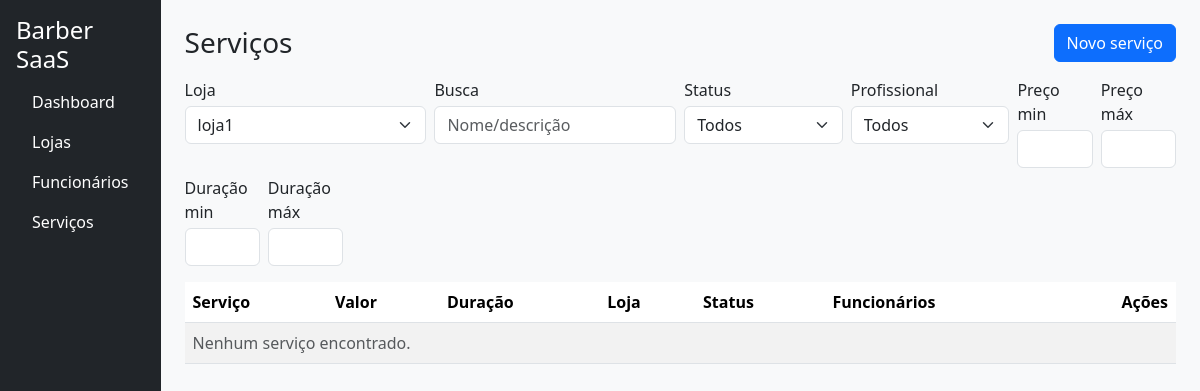
The page /cadastro/servicos/ (signed in) on the database as committed earlier.
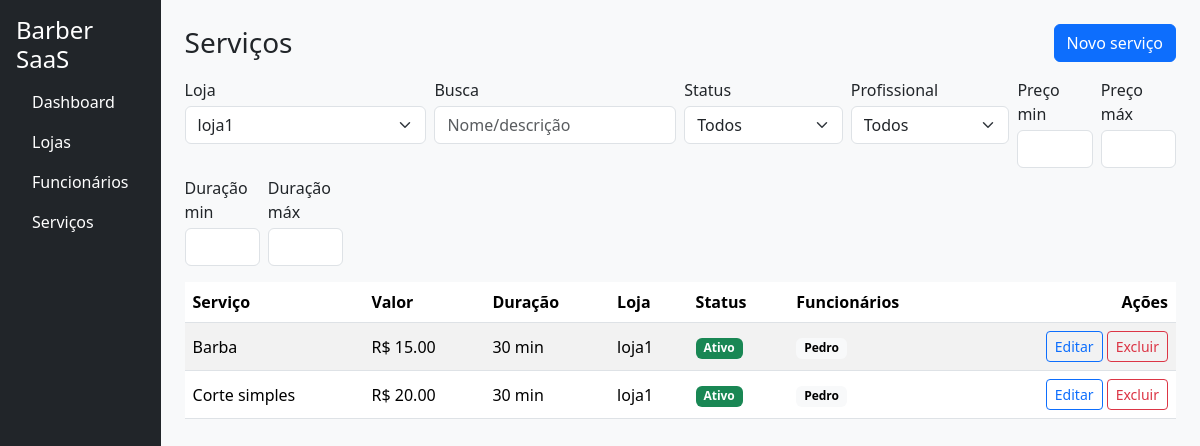
The same page on the database as committed later.
### apps/cadastro/models.py (models this page shows, shortened)
class Servico(models.Model):
    loja = models.ForeignKey(Loja, on_delete=models.CASCADE, related_name='servicos')
    nome = models.CharField(max_length=160)
    slug = models.SlugField(max_length=180, blank=True)
    descricao = models.TextField(blank=True)
    duracao_minutos = models.PositiveSmallIntegerField(validators=[MinValueValidator(1)], default=30)
    preco = models.DecimalField(max_digits=10, decimal_places=2, validators=[MinValueValidator(0)])
    profissionais = models.ManyToManyField('Funcionario', related_name='servicos', blank=True)
    ativo = models.BooleanField(default=True)
    criado_em = models.DateTimeField(auto_now_add=True)
    atualizado_em = models.DateTimeField(auto_now=True)
    class Meta:
        verbose_name = "Serviço"
        verbose_name_plural = "Serviços"
        ordering = ("nome",)
        unique_together = (("loja", "slug"),)

class Loja(models.Model):
    owner = models.ForeignKey(
        User,
        on_delete=models.CASCADE,
        related_name='lojas',
        limit_choices_to={'is_owner': True}
    )
    nome = models.CharField(max_length=120)
    slug = models.SlugField(max_length=140, unique=True, blank=True)
    telefone = models.CharField(max_length=20, blank=True)
    endereco = models.CharField(max_length=200, blank=True)
    ativa = models.BooleanField(default=True)
    criada_em = models.DateTimeField(auto_now_add=True)
    def __str__(self):
        return f"{self.nome} ({self.owner.email})"

class Funcionario(models.Model):
    class Cargo(models.TextChoices):
        BARBEIRO = 'barbeiro', 'Barbeiro'
        CABELEIREIRO = 'cabeleireiro', 'Cabeleireiro(a)'
        MANICURE = 'manicure', 'Manicure/Pedicure'
        ESTETICISTA = 'esteticista', 'Esteticista'
        SOMBRANCELHA = 'sobrancelha', 'Designer de Sobrancelha'
        RECEPCAO = 'recepcao', 'Recepção'
        OUTRO = 'outro', 'Outro'
    phone_regex = RegexValidator(
        r'^\+?\d{10,15}$',
        'Informe telefone no formato internacional, ex.: +5585...'
    )
    loja = models.ForeignKey('Loja', on_delete=models.CASCADE, related_name='funcionarios')
    nome = models.CharField(max_length=120)
    cargo = models.CharField(max_length=20, choices=Cargo.choices, default=Cargo.BARBEIRO)
    email = models.EmailField(blank=True, null=True)
    telefone = models.CharField(max_length=17, blank=True, null=True, validators=[phone_regex])
    slug = models.SlugField(max_length=160, blank=True)
    ativo = models.BooleanField(default=True)
    criado_em = models.DateTimeField(auto_now_add=True)
    atualizado_em = models.DateTimeField(auto_now=True)
    def __str__(self):
        return f'{self.nome} – {self.loja.nome}'
    class Meta:
        verbose_name = 'Funcionário'
        verbose_name_plural = 'Funcionários'
        unique_together = (('loja', 'slug'),)
        ordering = ('nome',)

### apps/cadastro/views.py (the view, shortened to what this page needs)
# urls.py: path('servicos/', views.servicos, name='servicos'),
@login_required
@subscription_required
def servicos(request):
    if not getattr(request.user, 'is_owner', False):
        return redirect('accounts:owner_login')
    lojas_qs = request.user.lojas.order_by('nome')
    loja_id = (request.GET.get('loja_filtro') or request.POST.get('loja_filtro') or
               request.GET.get('loja') or request.POST.get('loja'))
    loja = None
    if loja_id:
        try:
            loja = lojas_qs.filter(id=int(loja_id)).first()
        except (TypeError, ValueError):
            loja = None
    loja = loja or lojas_qs.first()
    if not loja:
        ctx = {'lojas': lojas_qs, 'loja': None, 'form': None, 'servicos': [], 'filtros': {}, 'profissionais': []}
        tpl = 'cadastro/partials/servicos.html' if (request.headers.get('HX-Request') and request.headers.get('HX-Target') != 'content') else 'cadastro/servicos.html'
        return render(request, tpl, ctx)
    filtros = _parse_filtros(request)
    form = ServicoForm(lojas=lojas_qs, initial={'loja': loja})
    qs = _aplica_filtros(loja.servicos.select_related('loja').prefetch_related('profissionais').order_by('nome'), filtros)
    ctx = {
        'lojas': lojas_qs,
        'loja': loja,
        'form': form,
        'servicos': qs,
        'filtros': filtros,
        'profissionais': loja.funcionarios.filter(ativo=True).order_by('nome'),
    }
    if request.headers.get('HX-Request') and request.headers.get('HX-Target') != 'content':
        return render(request, 'cadastro/partials/servicos.html', ctx)
    return render(request, 'cadastro/servicos.html', ctx)

### apps/accounts/models.py (called while the page is built)
    def is_active(self) -> bool:
        return timezone.now() <= self.end_date

### apps/cadastro/views.py (called while the page is built)
def _parse_filtros(request):
    data = request.GET if request.method == 'GET' else request.POST
    return {
        'q': (data.get('q') or '').strip() or None,
        'status': (data.get('status') or '').strip() or None,
        'prof': (data.get('prof') or '').strip() or None,
        'preco_min': (data.get('preco_min') or '').strip() or None,
        'preco_max': (data.get('preco_max') or '').strip() or None,
        'dur_min': (data.get('dur_min') or '').strip() or None,
        'dur_max': (data.get('dur_max') or '').strip() or None,
    }

### apps/cadastro/templates/cadastro/servicos.html (shortened to what the changed rows need)
{% extends 'accounts/base.html' %}
{% block content %}
<div class="table-responsive">
  <table class="table table-striped align-middle">
    <thead>
      <tr>
        <th>Serviço</th>
        <th>Valor</th>
        <th>Duração</th>
        <th>Loja</th>
        <th>Status</th>
        <th>Funcionários</th>
        <th class="text-end">Ações</th>
      </tr>
    </thead>
    {% include 'cadastro/partials/servicos.html' %}
  </table>
</div>
{% endblock %}

### apps/cadastro/templates/cadastro/partials/servicos.html
<tbody id="servicos-tbody">
  {% for s in servicos %}
  <tr>
    <td>{{ s.nome }}</td>
    <td>R$ {{ s.preco }}</td>
    <td>{{ s.duracao_minutos }} min</td>
    <td>{{ s.loja.nome }}</td>
    <td>
      {% if s.ativo %}
        <span class="badge bg-success">Ativo</span>
      {% else %}
        <span class="badge bg-secondary">Inativo</span>
      {% endif %}
    </td>
    <td>
      {% with profs=s.profissionais.all %}
        {% if profs %}
          {% for p in profs %}
            <span class="badge text-bg-light">{{ p.nome }}</span>
          {% endfor %}
        {% else %}
          <span class="text-muted">—</span>
        {% endif %}
      {% endwith %}
    </td>
    <td class="text-end">
      <button
        class="btn btn-sm btn-outline-primary"
        hx-get="{% url 'cadastro:servico_edit' s.pk %}"
        hx-target="#modalServicoOps .modal-content"
        hx-swap="innerHTML"
        hx-on="htmx:afterOnLoad: (function(){ const m=document.getElementById('modalServicoOps'); if(m){ bootstrap.Modal.getOrCreateInstance(m).show(); } })()"
      >
        Editar
      </button>
      <button
        class="btn btn-sm btn-outline-danger"
        hx-get="{% url 'cadastro:servico_delete' s.pk %}"
        hx-target="#modalServicoOps .modal-content"
        hx-swap="innerHTML"
        hx-on="htmx:afterOnLoad: (function(){ const m=document.getElementById('modalServicoOps'); if(m){ bootstrap.Modal.getOrCreateInstance(m).show(); } })()"
      >
        Excluir
      </button>
    </td>
  </tr>
  {% empty %}
  <tr><td colspan="7" class="text-muted">Nenhum serviço encontrado.</td></tr>
  {% endfor %}
</tbody>

Rows that differ between the two databases and show on the page:
added Servico: nome "Barba", preco "15.00", duracao_minutos "30", loja.nome "loja1", ativo "Ativo"
added Funcionario: nome "Pedro"
added Servico: nome "Corte simples", preco "20.00", duracao_minutos "30", loja.nome "loja1", ativo "Ativo"
Other text that changed with them:
text no longer shown: "Nenhum serviço encontrado."
